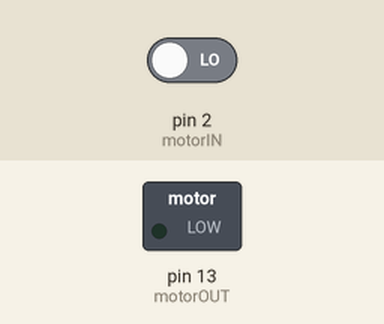
The sketch below on a simulated Arduino Uno, built with avr-gcc and run on an emulated ATmega328P. Shown: switched loads named in the sketch (green lamp = pin HIGH). The inputs (shaded band) are chosen by the test bench; at power-on: pin 2 (motorIN) LOW.

Above: at 1.2 s.
1.3 s: pin 2 (motorIN) driven HIGH
At 2.4 s:
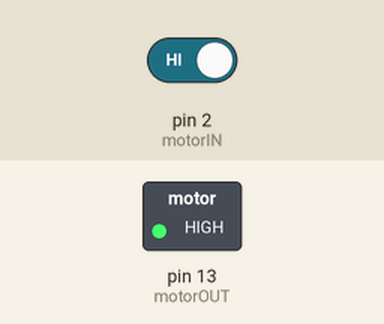
2.8 s: pin 2 (motorIN) driven LOW
At 3.5 s:
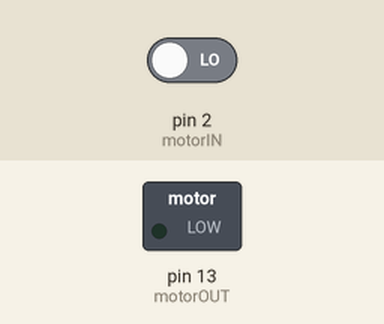
Timing chart, 0 to 5.8 s (numbered marks = the images above; inputs shaded):
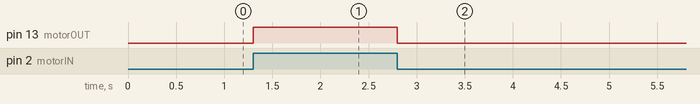

Measured:
- after the input at 1.3 s, pin 13 (motorOUT): LOW → HIGH at once
- after the input at 2.8 s, pin 13 (motorOUT): HIGH → LOW at once

The sketch:

ESPtoArduino.ino
```cpp
const int motorOUT = 13;
const int motorIN = 2;

void setup() {
  // put your setup code here, to run once:
  pinMode(motorOUT, OUTPUT);
  pinMode(motorIN, INPUT);
  Serial.begin(9600);
}

void loop() {

  // put your main code here, to run repeatedly:
  if(digitalRead(motorIN) == HIGH){
    digitalWrite(motorOUT, HIGH);
  }
  else{
    digitalWrite(motorOUT, LOW);
  }

}
```
